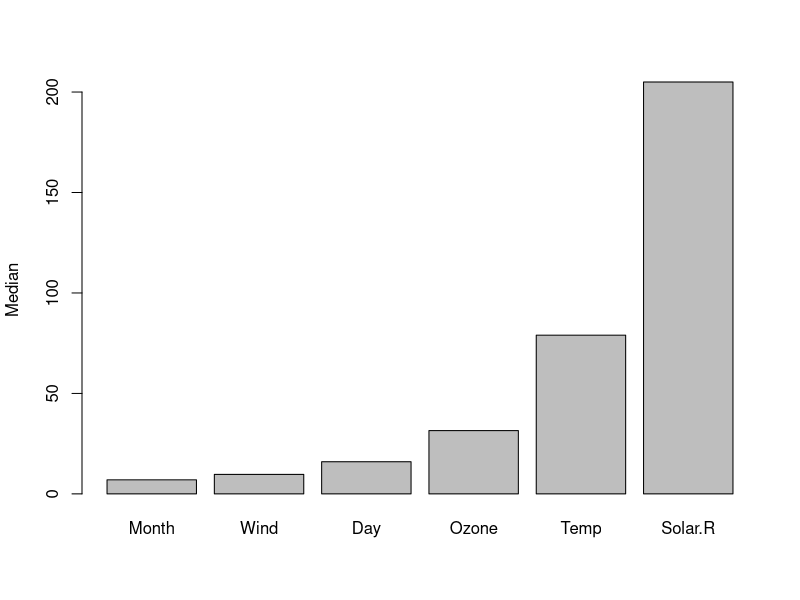

This figure's R source:
## ---- chunk 1
knitr::opts_knit$set(root.dir = '../../../../')
knitr::opts_chunk$set(
  collapse = TRUE,
  comment = "#>",
  fig.path = "figs/",
  fig.height = 3,
  fig.width = 3
)
## ---- chunk 2
sd(mtcars$mpg)
sd(mtcars$cyl)
sd(mtcars$disp)
sd(mtcars$hp)
## ---- chunk 3
x <- c(1, 4, 10)
for (i in x) {
  print(i + 1)
}
## ---- chunk 4
for(i in 1:5) {
  print(i)
}
## ---- chunk 5
for(i in 1:5) {
  x <- i / 2
  print(x)
}
## ---- chunk 6
for (col in mtcars) {
  print(sd(col))
}
## ---- chunk 7
for(var in names(mtcars)) {
  dat <- mtcars[[var]]
  cat(var, ":", sd(dat), "\n")
}
## ---- chunk 8
sds <- vector("double", ncol(mtcars))
for(i in seq_along(mtcars)) {
  sds[[i]] <- sd(mtcars[[i]])
}
names(sds) <- names(mtcars)
sds
## ---- chunk 9
meds <- vector("double", ncol(airquality))
for(i in seq_along(airquality)) {
  meds[[i]] <- median(airquality[[i]], na.rm = TRUE)
}
names(meds) <- names(airquality)
meds <- meds[order(meds)]
barplot(meds, ylab = "Median")
## ---- chunk 10
lapply(mtcars, sd)
## ---- chunk 11
x <- lapply(mtcars, sd)
x$hp
## ---- chunk 12
lapply(airquality, sd, na.rm = TRUE)
## ---- chunk 13
sapply(mtcars, range)
## ---- chunk 14
# install.packages("purrr")
library(purrr)
## ---- chunk 15
mtcars %>% map(mean)
## ---- chunk 16
airquality %>% map_dbl(mean, na.rm = TRUE)

airquality %>% map_df(range, na.rm = TRUE)
## ---- chunk 17
# Function to normalise a vector to range between 0 and 1
normalise <- function(vector) {
  (vector - min(vector)) / (max(vector) - min(vector))
}

mtcars %>% map_df(normalise) %>% head()
## ---- chunk 18
mtcars %>% map_df(~ (. - min(.)) / (max(.) - min(.)))
